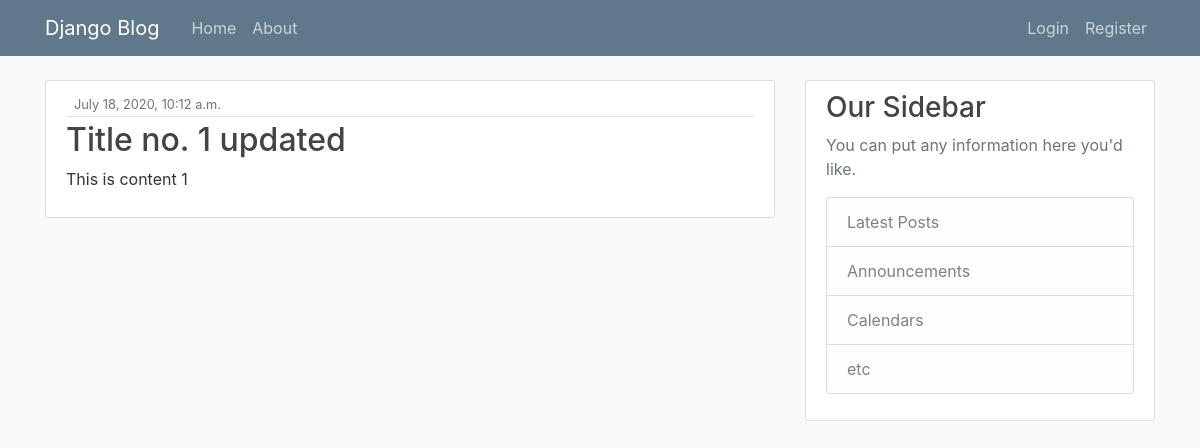
The app's page /post/1/ with its own data.
### blog/models.py (models this page shows, shortened)
class Post(models.Model):
    title = models.CharField(max_length=100)
    content = models.TextField()
    date_posted = models.DateTimeField(default=timezone.now)
    author = models.ForeignKey(User, on_delete=models.CASCADE)

### blog/views.py (the view)
# urls.py: path('post/<int:pk>/', PostDetailView.as_view(), name='post-detail'),
class PostDetailView(DetailView):
    model = Post

### blog/templates/blog/post_detail.html (shortened to what this page needs)
{% extends 'blog/base.html' %}
{% block content %}
<article class="media content-section">
    <div class="media-body">
        <div class="article-metadata">
            <small class="text-muted" > {{object.date_posted}} </small>
        </div>
        <h2 class="article-title" > {{ object.title }} </h2>
        <p class="content-title" > {{ object.content }} </p>
    </div>
</article>
{% endblock %}

### blog/static/blog/main.css (style rules this page uses)
body { background: #fafafa; color: #333333; margin-top: 5rem; }
h1, h2, h3, h4, h5, h6 { color: #444444; }
.content-section { background: #ffffff; padding: 10px 20px; border: 1px solid #dddddd; border-radius: 3px; margin-bottom: 20px; }
.article-title { color: #444444; }
.article-metadata { padding-bottom: 1px; margin-bottom: 4px; border-bottom: 1px solid #e3e3e3 }

### records on screen
Post: date_posted "July 18, 2020, 10:12 a.m.", title "Title no. 1 updated", content "This is content 1"
